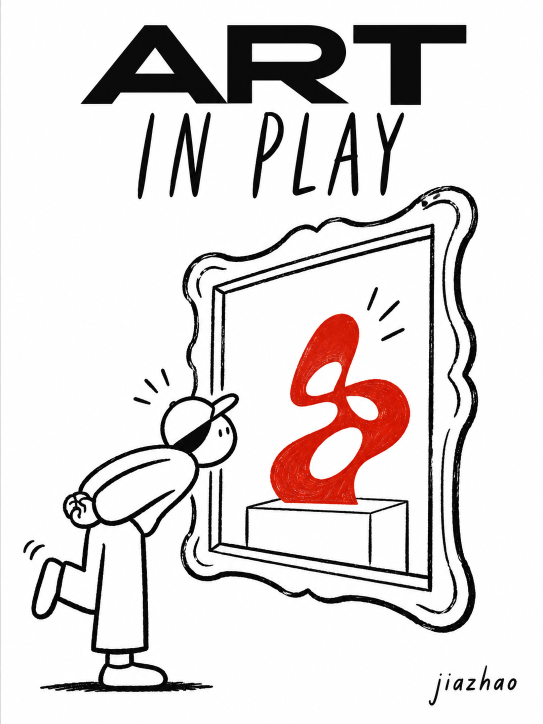
#> input picture assets/examples/art-in-play-jiazhao.png, 1086 x 1448 px (shown at 1/2 size)
$ python -i compose_title.py   (imports and definitions only)
#> lines starting #> are read from the running program, lines starting #| are printed output that depends on the picture
#> further down, picture is the input picture: PIL image 1086x1448 RGB; mean R, G, B 225, 219.8, 219.3
#!/usr/bin/env python3
"""Composite generated black lettering while preserving the base outside its ink mask.
Requires Pillow. Never edits input files. Text correctness still needs visual review.
"""
import argparse,json
from pathlib import Path
from PIL import Image,ImageChops

def extract_ink(image, white=245, black=40):
#> called with white = 245, black = 40
    if not 0 <= black < white <= 255: raise ValueError('require 0 <= black < white <= 255')
    rgba=image.convert('RGBA');gray=rgba.convert('RGB').convert('L')
#> after `gray = rgba.convert('RGB').convert('L')`:
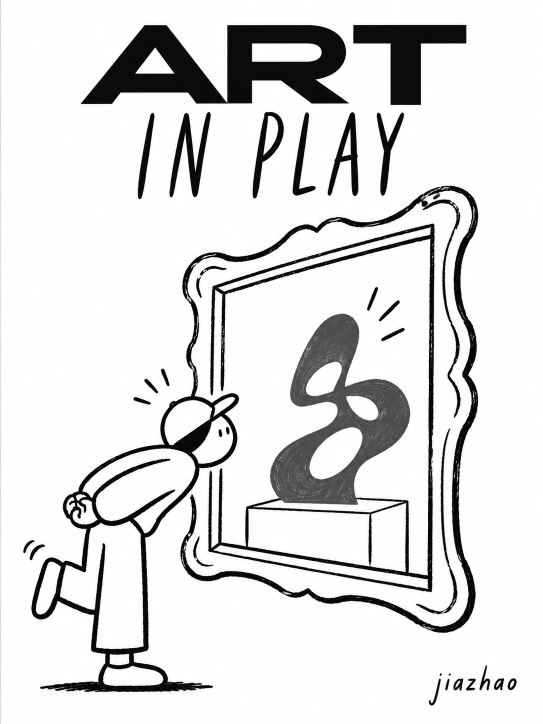
#> gray: PIL image 1086x1448 L (shown at 1/2 size); min 0, max 255, mean 221.3
    # Continuous alpha retains antialiasing and gray pressure; respect original transparency.
    mask=gray.point(lambda x: round(max(0,min(1,(white-x)/(white-black)))*255))
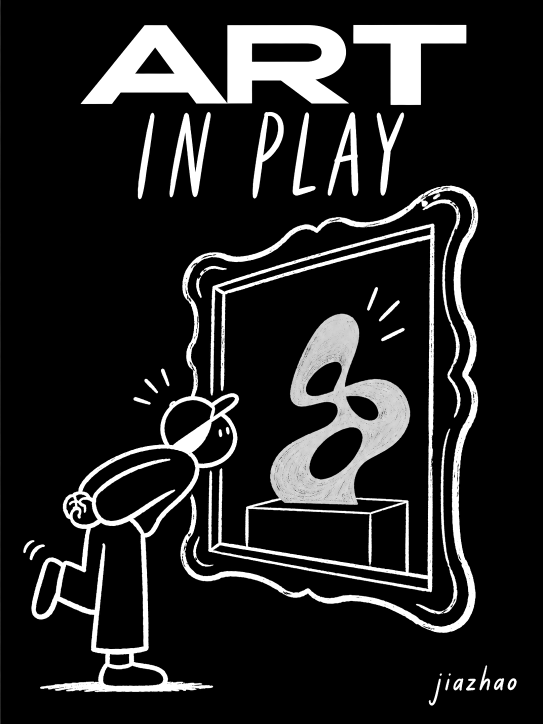
#> mask: PIL image 1086x1448 L (shown at 1/2 size); min 0, max 255, mean 34.8
    mask=ImageChops.multiply(mask,rgba.getchannel('A'));box=mask.getbbox()
#> after `box = mask.getbbox()`: box = (0, 0, 1036, 1448)
    if not box: raise ValueError('title contains no visible dark ink')
    ink=Image.new('RGBA',(box[2]-box[0],box[3]-box[1]),'black');ink.putalpha(mask.crop(box))
#> after `ink.putalpha(mask.crop(box))`:
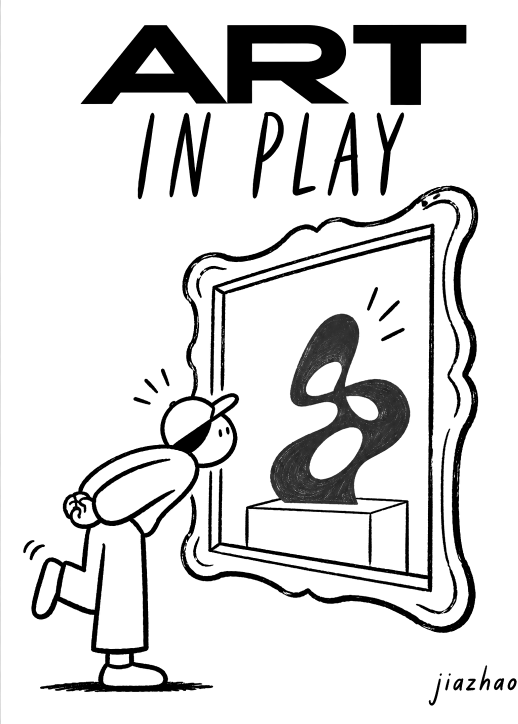
#> ink: PIL image 1036x1448 RGBA (shown at 1/2 size); mean R, G, B, A 0, 0, 0, 36.5; transparent parts drawn white
    return ink

def compose(base,title,x,y,width,white=245,black=40):
    ink=extract_ink(title,white,black)
    if width <= 0: raise ValueError('width must be positive')
    height=max(1,round(ink.height*width/ink.width))
    if x<0 or y<0 or x+width>base.width or y+height>base.height:raise ValueError('title exceeds canvas; change position or width')
    ink=ink.resize((width,height),Image.Resampling.LANCZOS)
    out=base.convert('RGBA').copy();out.alpha_composite(ink,(x,y));return out,(x,y,width,height)

def measure(value,total):return round(float(value[:-1])*total/100) if value.endswith('%') else round(float(value))

def main():
    p=argparse.ArgumentParser(description=__doc__)
    for arg in ('base','title','out'):p.add_argument('--'+arg,required=True)
    p.add_argument('--x',default='8%');p.add_argument('--y',default='7%');p.add_argument('--width',default='84%')
    p.add_argument('--white',type=int,default=245);p.add_argument('--black',type=int,default=40)
    a=p.parse_args();out=Path(a.out)
    if out.resolve() in (Path(a.base).resolve(),Path(a.title).resolve()):p.error('output must not overwrite either input')
    if out.suffix.lower()!='.png':p.error('output must be .png to preserve transparency')
    try:
        base=Image.open(a.base);title=Image.open(a.title)
        result,box=compose(base,title,measure(a.x,base.width),measure(a.y,base.height),measure(a.width,base.width),a.white,a.black)
    except ValueError as e:p.error(str(e))
    out.parent.mkdir(parents=True,exist_ok=True);result.save(out)
    manifest={'base':str(Path(a.base).resolve()),'title_layer':str(Path(a.title).resolve()),'placement_xywh':box,'white':a.white,'black':a.black,'text_check':'pending visual review'}
    out.with_suffix('.layers.json').write_text(json.dumps(manifest,ensure_ascii=False,indent=2))
    print(out)
# [1 line not run here, left out]

>>> from PIL import Image
>>> picture = Image.open('../assets/examples/art-in-play-jiazhao.png')
>>> result = extract_ink(picture)

$ run again, on assets/examples/flower-bloom-slowly.png
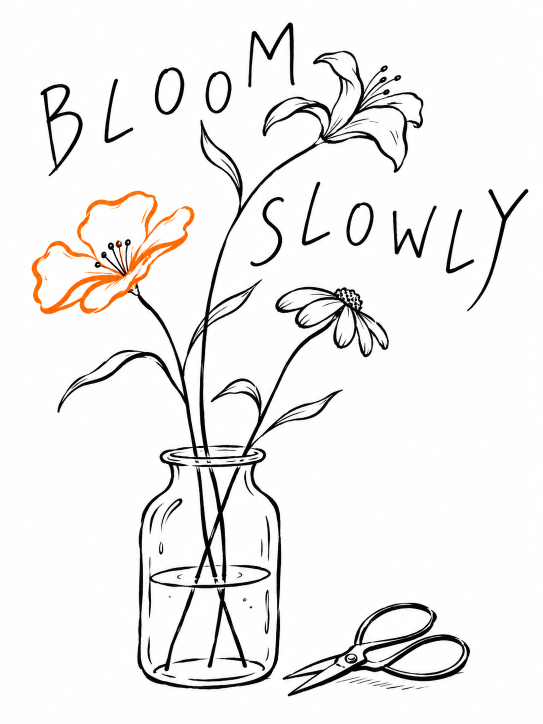
#> input picture assets/examples/flower-bloom-slowly.png, 1086 x 1448 px (shown at 1/2 size)
#> picture is the input picture: PIL image 1086x1448 RGB; mean R, G, B 239.5, 238.2, 237.4
#> in extract_ink, `mask=gray.point(lambda x: round(max(0,min(1,(white-x)/(white-black)))*..`:
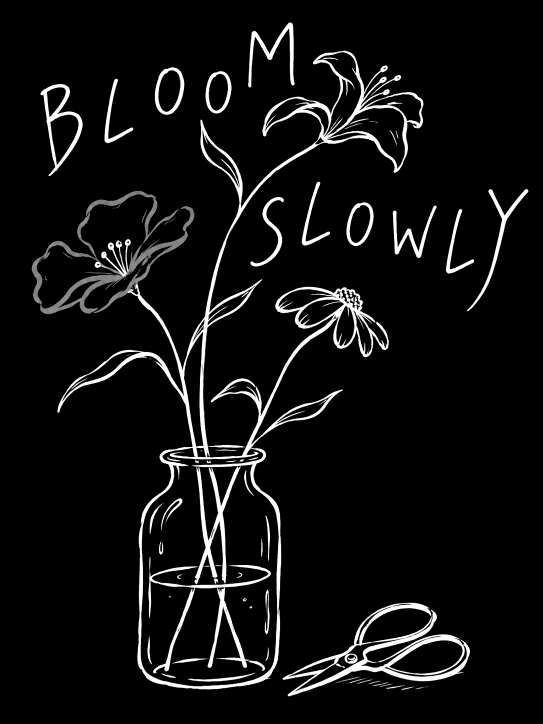
#> mask: PIL image 1086x1448 L (shown at 1/2 size); min 0, max 255, mean 16.2
#> box = (63, 44, 1059, 1395)
#> in extract_ink, `ink.putalpha(mask.crop(box))`:
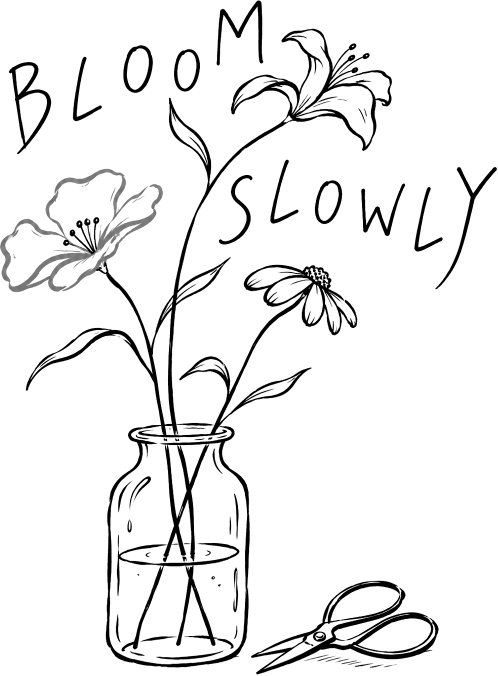
#> ink: PIL image 996x1351 RGBA (shown at 1/2 size); mean R, G, B, A 0, 0, 0, 19; transparent parts drawn white
